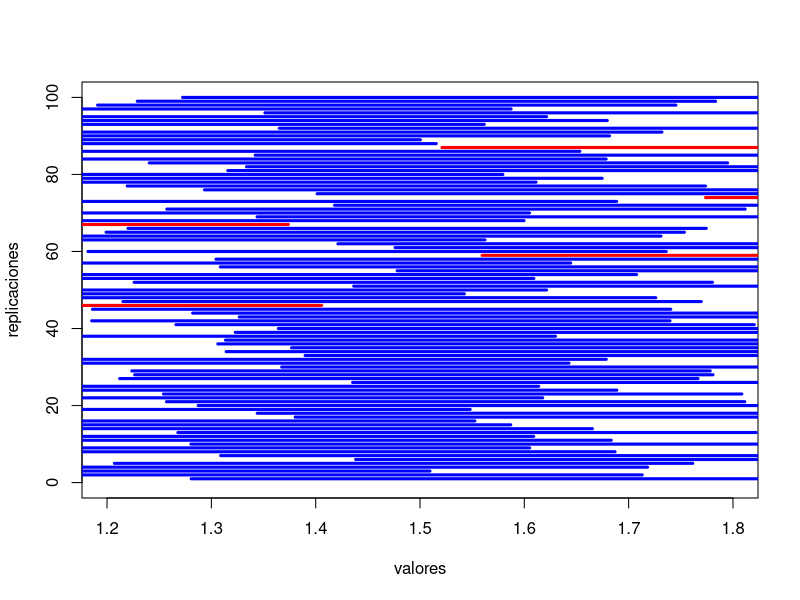
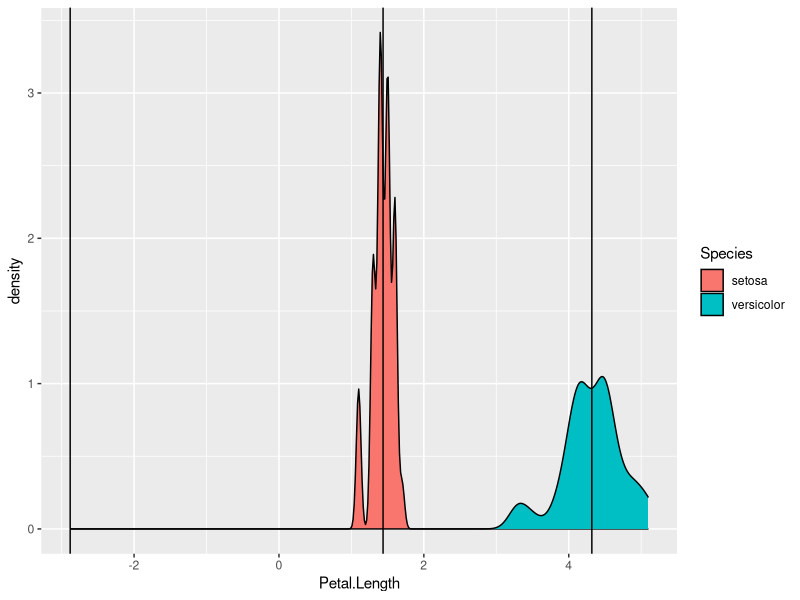

Source code (R) for these figures, in order: (Note: this script raises an error after producing the figures.)
## ---- chunk 1
knitr::opts_chunk$set(echo = TRUE)
## ---- chunk 2
set.seed(1012)
mu=1.5; sigma=1; alpha=0.05
poblacion=rnorm(10^6, mu, sigma)

## ---- chunk 3
ICZ=function(x, sigma, alpha){
  c(mean(x)-qnorm(1-alpha/2)*sigma/sqrt(length(x)),
    mean(x)+qnorm(1-alpha/2)*sigma/sqrt(length(x)))
}
## ---- chunk 4
set.seed(2)
M=replicate(100, ICZ(sample(poblacion,50, replace=TRUE),sigma,alpha))

## ---- chunk 5
plot(1:10, type = "n", xlim = c(1.2, 1.8), ylim = c(0, 100), xlab = "valores", ylab = "replicaciones")
seg.int=function(i){
  color="blue";
  if((mu<M[1,i])|(mu>M[2,i])){color="red"}
  segments(M[1,i],i,M[2,i],i, col = color,lwd=3)}
invisible(sapply(1:100, FUN = seg.int))
## ---- chunk 6
media=9.5
sd=0.5
n=1000
alpha2=0.05
cuantil=qnorm(1-alpha2/2)

(extremo.izquierdo=round(media-cuantil*sd/sqrt(n),3))
(extremo.derecho=round(media+cuantil*sd/sqrt(n),3))
## ---- chunk 7
media_n <- 170
sig_pilot <- 10
alpha3 <- 0.01
amplitud <-2
cuantil2<- qnorm(1-alpha3/2)
(n.minimo <- ceiling((2*cuantil2*sig_pilot/amplitud)^2))
  
## ---- chunk 8
set.seed(1001)
flores_eleg <- sample(1:150,60, replace = TRUE)
muestra_florg <- iris[flores_eleg,]
head(muestra_florg, 10)


## ---- chunk 9
(numero.flores.setosa=table(muestra_florg$Species=="setosa")[2])
## ---- chunk 10
library(epitools)
binom.exact(numero.flores.setosa, 60, conf.level = 0.95)
## ---- chunk 11
binom.approx(340, 500, conf.level = 0.95)
## ---- chunk 12
tempus <- c(12, 13, 13, 14, 14, 14, 15, 15, 16, 17, 17, 18, 18, 19, 19, 25,25, 26, 27, 30, 33, 34, 35, 40, 40, 51, 51, 58, 59, 83)

#calculo de la varianza
var2 <- var(tempus)
n<-30
#calculamos los cuantiles

alpha4 <- 0.05
(cuantil.izquierda <- qchisq(1-alpha4/2, n-1))
(cuantil.derecha <- qchisq(alpha4/2, n-1))

####calculo de los intervalos de confianza

(valor.izquierdo =(n-1)*var2/cuantil.izquierda)
(valor.derecho = (n-1)*var2/cuantil.derecha)

#por ultimo scacamos los valores al cuadrado.
c(sqrt(valor.izquierdo), sqrt(valor.derecho))

## ---- chunk 13
set.seed(42)
X <- replicate(1000, var(sample(iris[flores_eleg,]$Petal.Length, replace = TRUE)))
##a continuacion hayamos los cuantiles

IC.booth <- c(quantile(X, alpha4/2), quantile(X, 1-alpha4/2))
round(IC.booth)

library(boot)
#para hacer el reshape con una funcion predeterminada en R 

## ---- chunk 14
set.seed(230)
flores_elegidas <- sample(1:150, 40, replace = TRUE)
(long.sepalo.muestra <- iris[flores_elegidas,]$Sepal.Length)
## ---- chunk 15
t.test(long.sepalo.muestra, mu=mean(iris$Sepal.Length), alternative = "greater", conf.level = 0.95)
## ---- chunk 16
t.test(long.sepalo.muestra, mu=mean(iris$Sepal.Length), alternative = "greater", conf.level = 0.95)$conf.int
### con la sintaxis de $ peudes acceder al atributo que quieres.
## ---- chunk 17
p = 1- pbinom(20, 25, 0.8)

p
## ---- chunk 18
binom.test(21, 25, p=0.8, alternative = "greater", conf.level = 0.05)
## ---- chunk 19
library(MASS)
set.seed(1004)
madres_eleg <- sample(1:length(birthwt$age),30, replace =TRUE)
madres_eleg_m <- birthwt[madres_eleg,]

## ---- chunk 20
mad_max <- table(madres_eleg_m$smoke)[2]
## 1 fuma y 0 no

binom.test(mad_max, 30, p=0.3, alternative = "greater")


## ---- chunk 21
vect <- c(521,742,593,635,788,717,606,639,666,624)
n1 <- 10

(chi_2 = (length(vect)-1)*var(vect)/6400)
## ---- chunk 22
library(TeachingDemos)
## ---- chunk 23
sigma.test(vect, sigma = 80, alternative = "two.sided", conf.level = 0.95)
## ---- chunk 24
set.seed(2019)
flores_elegidas <- sample(1:150, 40, replace = TRUE)
muestra_florg <- iris[flores_eleg,]

sigma.test(muestra_florg$Sepal.Width,sigmasq = 0.2 ,alternative = "less", conf.level = 0.95)
## ---- chunk 25
set.seed(45)
flores_eleg_setosa<- sample(1:50, 40, replace = TRUE)
flores_eleg_porcicolor <- sample(51:100, 40, replace= TRUE)
muestra_setosa <- iris[flores_eleg_setosa,]
muestra_porcicolor <- iris[flores_eleg_porcicolor,]
## ---- chunk 26
t.test(muestra_setosa$Petal.Length, muestra_porcicolor$Petal.Length,
       alternative = "two.sided")
## ---- chunk 27
t.test(muestra_setosa$Petal.Length, muestra_porcicolor$Petal.Length,
       alternative = "two.sided")$conf.int
## ---- chunk 28
set.seed(45)
muest_cmplet <- sample(1:100, 80, replace = TRUE)
prueb_m<-iris[muest_cmplet,]

library(ggplot2)

ggplot(prueb_m, mapping = aes(x=Petal.Length, fill=Species)) + geom_density() + geom_vline(xintercept = 1.437) + geom_vline(xintercept = 4.319) + geom_vline(xintercept = 1.437-4.319, show.legend = "mu1-mu2")


## ---- chunk 29
tapply(prueb_m$Petal.Length, INDEX = prueb_m$Species,FUN = mean ,simplify = TRUE)
## ---- chunk 30
phyper(23, 58, 3, 24)

## ---- chunk 31
library(MASS)
madres_raza_blanca <- rownames(birthwt[birthwt$race==1,])
madres_raza_negra <- rownames(birthwt[birthwt$race==2,])

## ---- chunk 32
set.seed(2000)
madres.elegidas.blanca <- sample(madres_raza_blanca, 50, replace = TRUE)
madres.elegidraza.negra <- sample(madres_raza_negra, 50, replace = TRUE)
muestra_raza_blanca <- birthwt[madres.elegidas.blanca,] 
muestra_raza_negra <- birthwt[madres.elegidraza.negra,]
## ---- chunk 33
muestra.madres <- rbind(muestra_raza_blanca, muestra_raza_negra)
View(muestra.madres)
## ---- chunk 34
(matriz.fish <- table(muestra.madres$smoke, muestra.madres$race))
## ---- chunk 35
(matriz.fish <- rbind(matriz.fish[2,], matriz.fish[1,]))
## ---- chunk 36
fisher.test(matriz.fish)
## ---- chunk 37
(0.4-0.25-0.05)/sqrt((20+25)*(1-((20+25)/(50+100)))*((1/50) + (1/100)))

## ---- chunk 38
0.4-0.25-1.645*(sqrt(((50*0.4+100*0.25)/(50+100))*(1-((50*0.4+100*0.25)/(50+100)))*(1/50 + 1/100)))
## ---- chunk 39
# elaborar el estadistico de contraste
(1.201^2)/(1.579^2)


## ---- chunk 40
var.test(muestra_setosa$Petal.Length, muestra_porcicolor$Petal.Length)

## ---- chunk 41
fligner.test(list(muestra_setosa$Petal.Length, muestra_porcicolor$Petal.Length))
## ---- chunk 42
k <- c(1.2, 5.2, 3.1, 4.3, -9.9, -0.7, 5.0, -1.8, 1.0, -4.1)
ka <- c(mean(k), sd(k))
print(ka)
## ---- chunk 43
0.33/(4.715*sqrt(10))
## ---- chunk 44
set.seed(100)
flores_elegidas.virginica<-sample(101:150, 40, replace = TRUE)
## ---- chunk 45
muestra_virginica <- iris[flores_elegidas.virginica,]

## ---- chunk 46
t.test(muestra_virginica$Sepal.Length,muestra_virginica$Petal.Length, alternative = "greater"
       ,paired = TRUE)
## ---- chunk 47
hipconbay <- function(b,c,n){
  (((b/n)-(c/n))/sqrt((b+c)/n^2))
}

## ---- chunk 48
hipconbay(62, 38, 1000)


## ---- chunk 49
set.seed(333)
madres.eleg.prop.empar <- sample(1:189,30, replace=T)
muestra.madres.prop.empar <- birthwt[madres.eleg.prop.empar,]

(matriz.prop.empar= table(muestra.madres.prop.empar$smoke, muestra.madres.prop.empar$ht))

## ---- chunk 50
matriz.prop.empar <- rbind(matriz.prop.empar[2,], matriz.prop.empar[1,])
matriz.prop.empar <- cbind(matriz.prop.empar[,2], matriz.prop.empar[,1])
print(matriz.prop.empar)
## ---- chunk 51
mcnemar.test(matriz.prop.empar)
## ---- chunk 52

fucntt_two_side <- function(x_1, x_2, s1, s2, n1, n2, alpha=0.05, alternative){
  alternative <- c("two side", "lefth", "rigth")
  if(alternative == "lefth"){
    c("-inf", (x_1-x_2-(qnorm(alpha)*sqrt(s1/n1 + s2/n2))))
  }
  else if(alternative == "rigth") {
     c((x_1-x_2-(qnorm(alpha)*sqrt(s1/n1 + s2/n2))), "inf")
  }
  else if(alternative == "two side"){
    c((x_1-x_2-(qnorm(alpha/2)*sqrt(s1/n1 + s2/n2))),
      (x_1-x_2+(qnorm(alpha/2)*sqrt(s1/n1 + s2/n2))))
  }
}
 
## ---- chunk 53
x_1=136
x_2=128
alpha=0.01
s1=16
s2=10
n1=25
n2=16

c((x_1-x_2-(qnorm(alpha/2)*sqrt(s1/n1 + s2/n2))),
      (x_1-x_2+(qnorm(alpha/2)*sqrt(s1/n1 + s2/n2))))

(x_1-x_2)/(sqrt(s1/n1 + s2/n2))



## ---- chunk 54
fucntt_two_side(x_1=136, x_2=128, s1=16, s2=10, n1=25, n2=16, alpha=0.01,
                alternative= "two side")
## ---- chunk 55
abs(2*(1-pnorm(
  (x_1-x_2)/(sqrt(s1/n1 + s2/n2)
))))
## ---- chunk 56
x1_1=1260
x1_2=1240
n1_1=50
n1_2=100
s1_1=20^2
s1_2=18^2


fucntt_two_side(x_1=x1_1, x_2 = x1_2, s1=s1_1, s2=s1_2, n1=n1_1,
                n2=n1_2, alpha = 0.02, alternative = "two side")
## ---- chunk 57
#calculamos el p-valor 
p1 <- 2*pf(1.234568, df1=n1_1-1, df2 = n1_2-1, lower.tail = TRUE)
p2 <- 2*pf(1.234568, df1=n1_1-1, df2 = n1_2-1, lower.tail = FALSE)

pvalue <- min(p1, p2)

pvalue
## ---- chunk 58
(x1_1-x1_2)/(sqrt(1/n1_1 + 1/n1_2)*sqrt((((n1_1-1)*s1_1)+((n1_2-1)*s1_2))/
                                          (n1_1+n1_2)))
## ---- chunk 59
#calculamos el p-valor 

pvalor <- 2*pt(6.221148, df=n1_1*n1_2-2)

pvalor
## ---- chunk 60
t0=(x1_1-x1_2)/(sqrt((1/n1_1+1/n1_2)*((n1_1-1)*s1_1+
(n1_2-1)*s1_2)/(n1_1+n1_2-2)))

t0

2*pt(t0, df=n1_1*n1_2-2)

## ---- chunk 61
c(x1_1-x1_2- qt(1-0.02/2,df=n1_1+n1_2-2)*sqrt((1/n1_1+1/n1_2)*((n1_1-1)*s1_1+(n1_2-1)*s1_2)/(n1_1+n1_2-2)),
x1_1-x1_2 + qt(1-0.02/2,df=n1_1+n1_2-2)*sqrt((1/n1_1+1/n1_2)*((n1_1-1)*s1_1+(n1_2-1)*s1_2)/(n1_1+n1_2-2)))
## ---- chunk 62
muestra_1 <- c(20, 12, 16, 18, 13, 22, 15, 20)
muestra_2 <- c(17, 14, 12, 10, 15, 13, 9, 19, 20, 11)

n11 <- length(muestra_1)
n12 <- length(muestra_2)
x11 <- mean(muestra_1)
x12 <- mean(muestra_2)
s11 <- var(muestra_1)
s12 <- var(muestra_2)

print(c(n11, n12, x11, x12, s11, s12))
## ---- chunk 63
t.test(muestra_1, muestra_2, alternative = "less", conf.level = 0.05, var.equal = TRUE)
## ---- chunk 64
x11-x12- qt(0.95,df=n11+n12-2)*sqrt((1/n11+1/n12)*((n11-1)*s11+(n12-1)*s12)/(n11+n12-2))
## ---- chunk 65
set.seed(345)
aleacion1=round(0.2*(rnorm(20))+18.2,2)
aleacion2=round(0.5*(rnorm(25))+17.8,2)

aleacion1
aleacion2
## ---- chunk 66
x1.1 <- mean(aleacion1)
x1.2 <- mean(aleacion2)
s1.1 <- sd(aleacion1)
s1.2 <- sd(aleacion2)
n1.1 <- length(aleacion1)
n1.2 <- length(aleacion2)

s1.1

s1.2 
## ---- chunk 67
f0 = s1.1^2/s1.2^2
p1 <- 2*pf(f0, df1=n1.1-1, df2 = n1.2-1, lower.tail = TRUE)
p2 <- 2*pf(f0, df1=n1.1-1, df2 = n1.2-1, lower.tail = FALSE)

pvalue2 <- min(p1, p2)

pvalue2

var.test(aleacion1, aleacion2)


## ---- chunk 68
t.test(aleacion1, aleacion2, alternative = "two.sided", var.equal = FALSE)

## ---- chunk 69
abs(t.test(aleacion1, aleacion2, alternative = "two.sided", var.equal = FALSE)$p.value)
## ---- chunk 70

c(mean(aleacion1)-mean(aleacion2))
t.test(aleacion1, aleacion2, alternative = "two.sided", var.equal = FALSE)$conf.int
## ---- chunk 71
ibiza <- c(200, 500-200)
mallorca <- c(210, 750-210)

tabl <- cbind(ibiza, mallorca)

tabl

prop.test(tabl)
## ---- chunk 72
prop.test(x=c(200, 210), n=c(500, 750), alternative = "two.sided", correct = F)
## ---- chunk 73
a <- c(50, 30)
b <- c(5, 15)

conferencia <- rbind(a,b)

mcnemar.test(conferencia)

abs(mcnemar.test(conferencia)$p.value)
